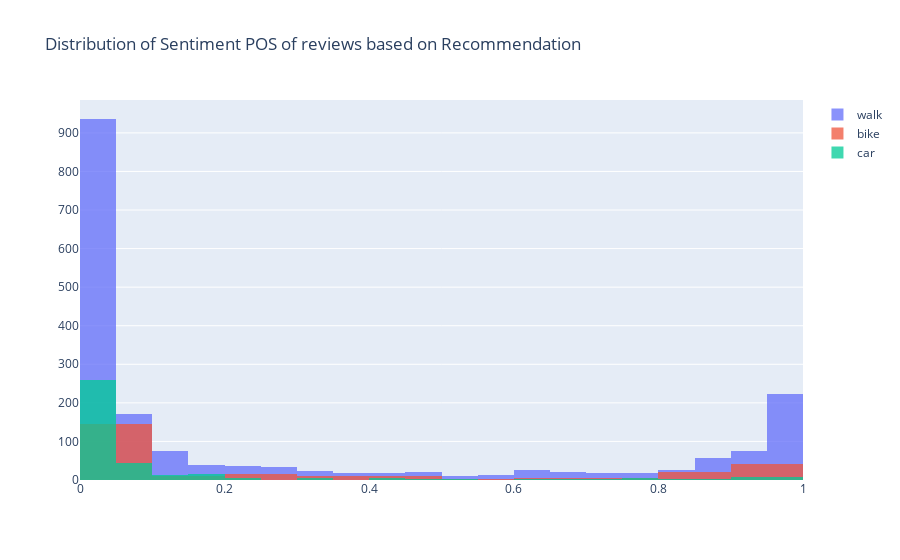

The code cell stored with this chart in its notebook:
### Code cell
x1 = df_sent.loc[df_sent["category"] == "walk", "POS"]
x0 = df_sent.loc[df_sent["category"] == "car", "POS"]
x2 = df_sent.loc[df_sent["category"] == "bike", "POS"]

trace1 = go.Histogram(
    x=x0, name='car',
    opacity=0.75
)
trace2 = go.Histogram(
    x=x1, name = 'walk',
    opacity=0.75
)
trace3 = go.Histogram(
    x=x2, name = 'bike',
    opacity=0.75
)

data = [trace2, trace3, trace1]
layout = go.Layout(barmode='overlay', title='Distribution of Sentiment POS of reviews based on Recommendation')
fig = go.Figure(data=data, layout=layout)

iplot(fig, filename='overlaid histogram')

### Figure 1 — Plotly figure (JSON) as saved in the notebook; plotly's stock layout.template omitted (floating-point values rounded to 4 significant figures; data arrays with more than 128 entries replaced by an {"elided": "..."} marker saying what was removed)
{"data": [{"name": "walk", "opacity": 0.75, "type": "histogram", "x": {"elided": "1859 float values"}}, {"name": "bike", "opacity": 0.75, "type": "histogram", "x": {"elided": "268 float values"}}, {"name": "car", "opacity": 0.75, "type": "histogram", "x": {"elided": "389 float values"}}], "layout": {"barmode": "overlay", "title": {"text": "Distribution of Sentiment POS of reviews based on Recommendation"}}}
